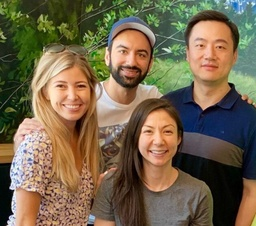
#> input picture Lab7/GroupPhoto-e1577801886654-630x557.jpg, 256 x 226 px, shrunk from 630 x 557 before the run, found by its file name
$ python Zad2.py
#> lines starting #> are read from the running program, lines starting #| are printed output that depends on the picture; after the words box and inside, x2 and y2 are one past the last pixel; in counts of white or black regions, pixels touching at a corner belong together
import numpy as np
import cv2
from skimage.color import rgb2gray
from sklearn.cluster import KMeans

img = cv2.imread('Lab7/GroupPhoto-e1577801886654-630x557.jpg')
#> img is the input picture: shape (226, 256, 3); mean B, G, R 76.2, 101.4, 116.2
img_grey = cv2.imread('Lab7/GroupPhoto-e1577801886654-630x557.jpg', 0)
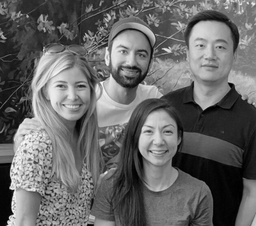
#> img_grey: shape (226, 256); min 0, max 254, mean 102.9

img_grey_r = img_grey.reshape(img_grey.shape[0] * img_grey.shape[1])
for i in range(img_grey_r.shape[0]):
    if img_grey_r[i] > img_grey_r.mean():
        img_grey_r[i] = 1
    else:
        img_grey_r[i] = 0
img_grey = img_grey_r.reshape(img_grey.shape[0], img_grey.shape[1])
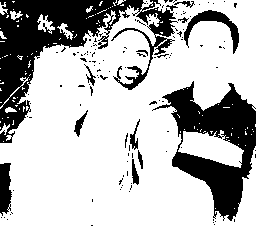
#> img_grey: shape (226, 256); values 0 (black) and 1 (white), 71.8% white; 127 black regions (113 under 20 px), largest, box (x1, y1, x2, y2) and area: (0, 0, 178, 143) 8254, (152, 81, 256, 221) 5910, (184, 10, 239, 54) 648

region_based_segmentation = rgb2gray(img)
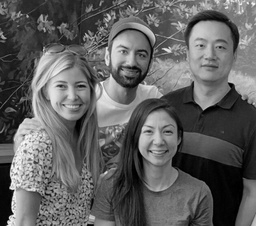
#> region_based_segmentation: shape (226, 256) float64; min 0, max 0.999, mean 0.381
gray_r = region_based_segmentation.reshape(region_based_segmentation.shape[0] * region_based_segmentation.shape[1])
for i in range(gray_r.shape[0]):
    if gray_r[i] > gray_r.mean():
        gray_r[i] = 3
    elif gray_r[i] > 0.5:
        gray_r[i] = 2
    elif gray_r[i] > 0.25:
        gray_r[i] = 1
    else:
        gray_r[i] = 0
region_based_segmentation = gray_r.reshape(region_based_segmentation.shape[0], region_based_segmentation.shape[1])
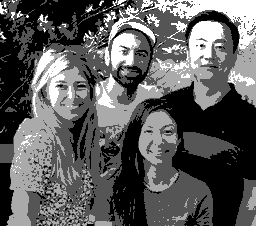
#> region_based_segmentation: shape (226, 256) float64; min 0, max 3, mean 1.09; drawn with min black and max white

pic_n = img.reshape(img.shape[0] * img.shape[1], img.shape[2])
kmeans = KMeans(n_clusters=3, random_state=0).fit(pic_n)
pic2show = kmeans.cluster_centers_[kmeans.labels_]
cluster_pic = pic2show.reshape(img.shape[0], img.shape[1], img.shape[2])
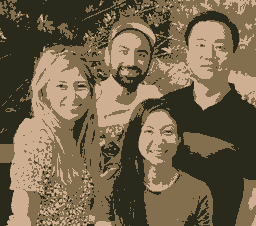
#> cluster_pic: shape (226, 256, 3) float64; mean B, G, R 76.1, 101.3, 116

edges = cv2.Canny(img, 100, 200)
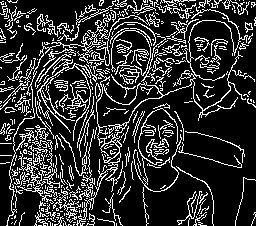
#> edges: shape (226, 256); 19.5% white in thin lines or dots
_, thresh_global = cv2.threshold(img, 127, 255, cv2.THRESH_BINARY)
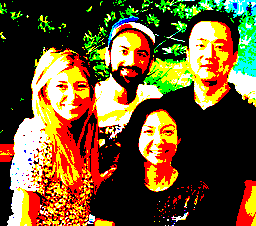
#> thresh_global: shape (226, 256, 3); mean B, G, R 44.8, 85.6, 108.9
thresh_local = cv2.adaptiveThreshold(img_grey, 255, cv2.ADAPTIVE_THRESH_MEAN_C, cv2.THRESH_BINARY, 11, 2)
#> thresh_local: shape (226, 256); every value is 255

# cv2.imshow('after', cluster_pic.astype("uint8"))
cv2.imshow('edges', edges)
# cv2.imshow('thresh_global', thresh_global)
cv2.imshow('thresh_local', thresh_local)
# cv2.imshow('region_based_segmentation', region_based_segmentation)

cv2.waitKey(0)
cv2.destroyAllWindows()

$ run again, with Lab7/global_threashholding.png saved as Lab7/GroupPhoto-e1577801886654-630x557.jpg
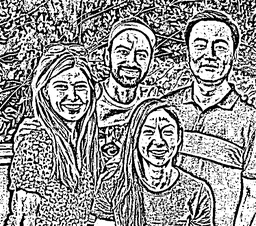
#> input picture Lab7/global_threashholding.png, 256 x 226 px, shrunk from 630 x 557 before the run, found by its file name
#> img is the input picture: shape (226, 256, 3); min 0, max 255, mean 151.5
#> `img_grey = img_grey_r.reshape(img_grey.shape[0], img_grey.shape[1])`:
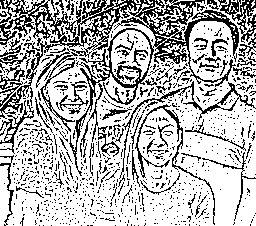
#> img_grey: shape (226, 256); values 0 (black) and 1 (white), 71% white; black in thin lines or dots
#> edges: shape (226, 256); 37.8% white in thin lines or dots
#> `_, thresh_global = cv2.threshold(img, 127, 255, cv2.THRESH_BINARY)`:
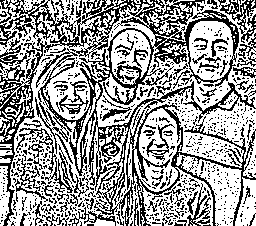
#> thresh_global: shape (226, 256, 3); 60.7% white; black in thin lines or dots
#> thresh_local: shape (226, 256); every value is 255
